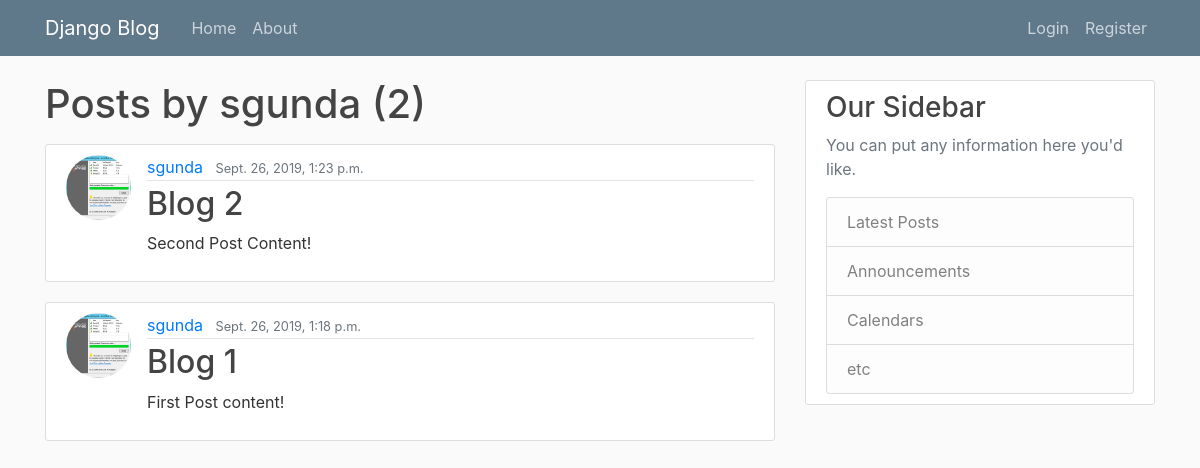
The page /user/sgunda on the database as committed earlier.
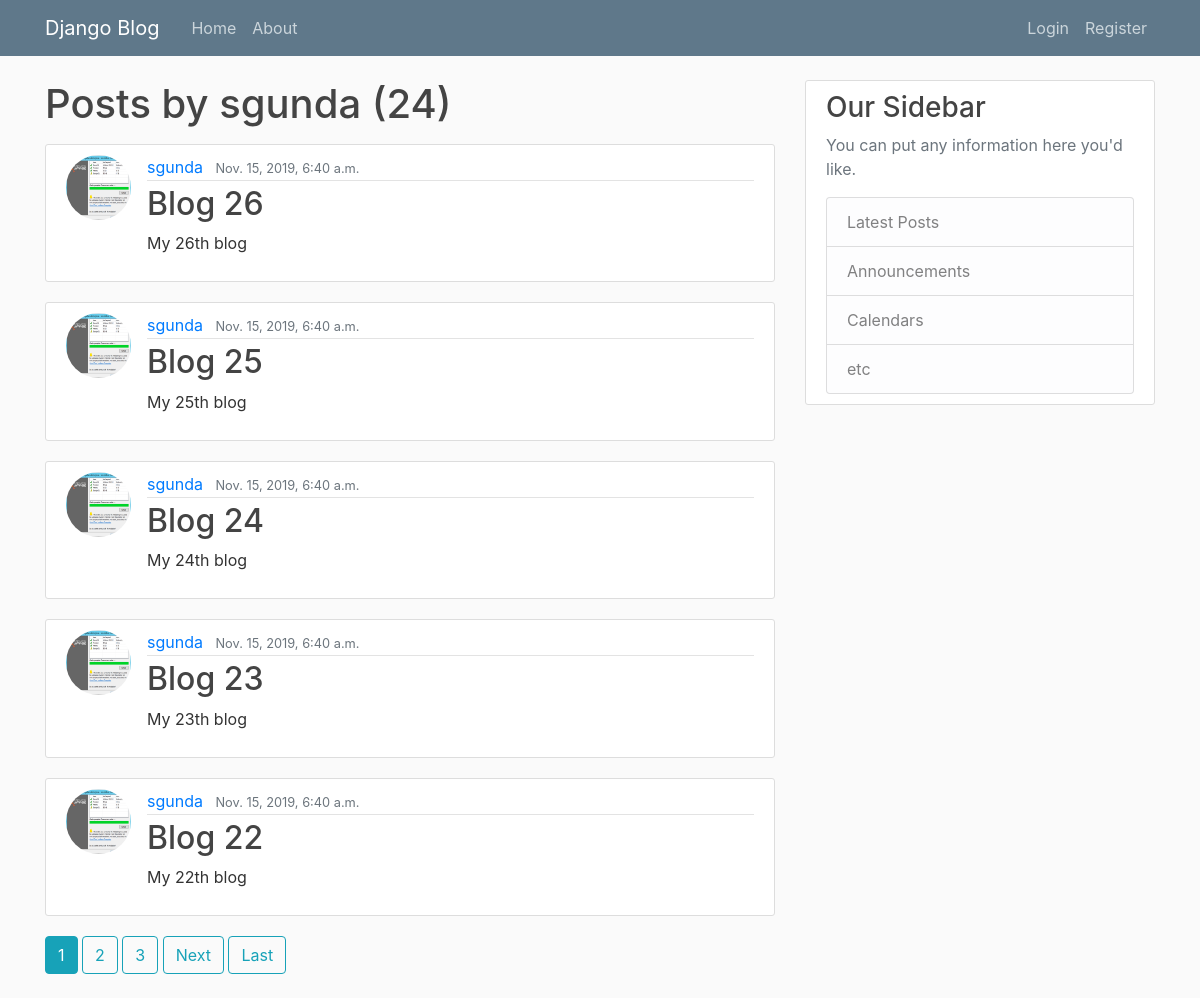
The same page on the database as committed later.
### blog/models.py (models this page shows, shortened)
class Post(models.Model):
    title = models.CharField(max_length=100)
    content = models.TextField()
    date_posted = models.DateTimeField(default=timezone.now)
    author = models.ForeignKey(User, on_delete=models.CASCADE)

### users/models.py (models this page shows, shortened)
class Profile(models.Model):
    user = models.OneToOneField(User, on_delete=models.CASCADE)
    image = models.ImageField(default='default.jpg', upload_to='profile_pics')

### blog/views.py (the view)
# urls.py: path('user/<str:username>', UserPostListView.as_view(), name='user-posts'),
class UserPostListView(ListView):
    model = Post
    template_name = 'blog/user_posts.html'
    context_object_name = 'posts'
    paginate_by = 5
    def get_queryset(self):
        user = get_object_or_404(User, username=self.kwargs.get('username'))
        return Post.objects.filter(author=user).order_by('-date_posted')

### blog/templates/blog/user_posts.html (shortened to what this page needs)
{% extends "blog/base.html" %}
{% block content %}
    <h1 class="mb-3">Posts by {{ view.kwargs.username }} ({{ page_obj.paginator.count }})</h1>
    {% for post in posts %}
        <article class="media content-section">
          <img class="rounded-circle article-img" src="{{ post.author.profile.image.url }}">
          <div class="media-body">
            <div class="article-metadata">
              <a class="mr-2" href="{% url 'user-posts' post.author.username %}">{{ post.author }}</a>
              <small class="text-muted">{{ post.date_posted }}</small>
            </div>
            <h2><a class="article-title" href="{%url 'post-detail' post.id%}">{{ post.title }}</a></h2>
            <p class="article-content">{{ post.content }}</p>
          </div>
        </article>
    {% endfor %}
    {% if is_paginated %}
        {% for num in page_obj.paginator.page_range %}
            {% if page_obj.number == num %}
                <a class="btn btn-info mb-4" href="?page={{ num }}">{{ num }}</a>
            {% elif num > page_obj.number|add:'-3' and num < page_obj.number|add:'3' %}
                <a class="btn btn-outline-info mb-4" href="?page={{ num }}">{{ num }}</a>
            {% endif %}
        {% endfor %}
        {% if page_obj.has_next %}
            <a class="btn btn-outline-info mb-4" href="?page={{ page_obj.next_page_number }}">Next</a>
            <a class="btn btn-outline-info mb-4" href="?page={{ page_obj.paginator.num_pages }}">Last</a>
        {% endif %}
    {% endif %}
{% endblock content %}

### blog/templates/blog/base.html (shortened to what this page needs)
{% load static %}
<!DOCTYPE html>
<html lang="en">
<head>
    <link rel="stylesheet" href="https://maxcdn.bootstrapcdn.com/bootstrap/4.0.0/css/bootstrap.min.css">
    <link rel="stylesheet" type="text/css" href="{% static 'blog/main.css' %}">
</head>
<body>
    <header class="site-header">
      <nav class="navbar navbar-expand-md navbar-dark bg-steel fixed-top">
        <div class="container">
          <a class="navbar-brand mr-4" href="{% url 'blog-home' %}">Django Blog</a>
          <div class="collapse navbar-collapse" id="navbarToggle">
            <div class="navbar-nav mr-auto">
              <a class="nav-item nav-link" href="{% url 'blog-home' %}">Home</a>
              <a class="nav-item nav-link" href="{% url 'blog-about' %}">About</a>
            </div>
            <div class="navbar-nav">
              {% if user.is_authenticated %}
                <a class="nav-item nav-link" href="{% url 'post-create' %}">New Post</a>
                <a class="nav-item nav-link" href="{% url 'profile' %}">Profile</a>
                <a class="nav-item nav-link" href="{% url 'logout' %}">LogOut</a>
              {% else %}
                <a class="nav-item nav-link" href="{% url 'login' %}">Login</a>
                <a class="nav-item nav-link" href="{% url 'register' %}">Register</a>
              {% endif %}
            </div>
          </div>
        </div>
      </nav>
    </header>
    <main role="main" class="container">
      <div class="row">
        <div class="col-md-8">
            {% block content %}{% endblock %}
        </div>
        <div class="col-md-4">
          <div class="content-section">
            <h3>Our Sidebar</h3>
            <p class="text-muted">You can put any information here you'd like.</p>
              <ul class="list-group">
                <li class="list-group-item list-group-item-light">Latest Posts</li>
                <li class="list-group-item list-group-item-light">Announcements</li>
                <li class="list-group-item list-group-item-light">Calendars</li>
                <li class="list-group-item list-group-item-light">etc</li>
              </ul>
          </div>
        </div>
      </div>
    </main>
</body>
</html>

### blog/Static/blog/main.css (style rules this page uses)
body { background: #fafafa; color: #333333; margin-top: 5rem; }
h1, h2, h3, h4, h5, h6 { color: #444444; }
ul { margin: 0; }
.bg-steel { background-color: #5f788a; }
.site-header .navbar-nav .nav-link { color: #cbd5db; }
.content-section { background: #ffffff; padding: 10px 20px; border: 1px solid #dddddd; border-radius: 3px; margin-bottom: 20px; }
.article-title { color: #444444; }
.article-content { white-space: pre-line; }
.article-img { height: 65px; width: 65px; margin-right: 16px; }
.article-metadata { padding-bottom: 1px; margin-bottom: 4px; border-bottom: 1px solid #e3e3e3 }

Rows that differ between the two databases and show on the page:
no longer on this page (row unchanged): Post: author.profile.image (picture), author "sgunda", date_posted "Sept. 26, 2019, 1:23 p.m.", title "Blog 2", content "Second Post Content!"
no longer on this page (row unchanged): Post: author.profile.image (picture), author "sgunda", date_posted "Sept. 26, 2019, 1:18 p.m.", title "Blog 1", content "First Post content!"
added Post: author.profile.image (picture), author "sgunda", date_posted "Nov. 15, 2019, 6:40 a.m.", title "Blog 26", content "My 26th blog"
added Post: author.profile.image (picture), author "sgunda", date_posted "Nov. 15, 2019, 6:40 a.m.", title "Blog 25", content "My 25th blog"
added Post: author.profile.image (picture), author "sgunda", date_posted "Nov. 15, 2019, 6:40 a.m.", title "Blog 24", content "My 24th blog"
added Post: author.profile.image (picture), author "sgunda", date_posted "Nov. 15, 2019, 6:40 a.m.", title "Blog 23", content "My 23th blog"
added Post: author.profile.image (picture), author "sgunda", date_posted "Nov. 15, 2019, 6:40 a.m.", title "Blog 22", content "My 22th blog"
Other text that changed with them:
{{ page_obj.paginator.count }}: "2" → "24"
new list line: "1"
new list line: "2"
new list line: "3"
text now shown: "Next Last"
